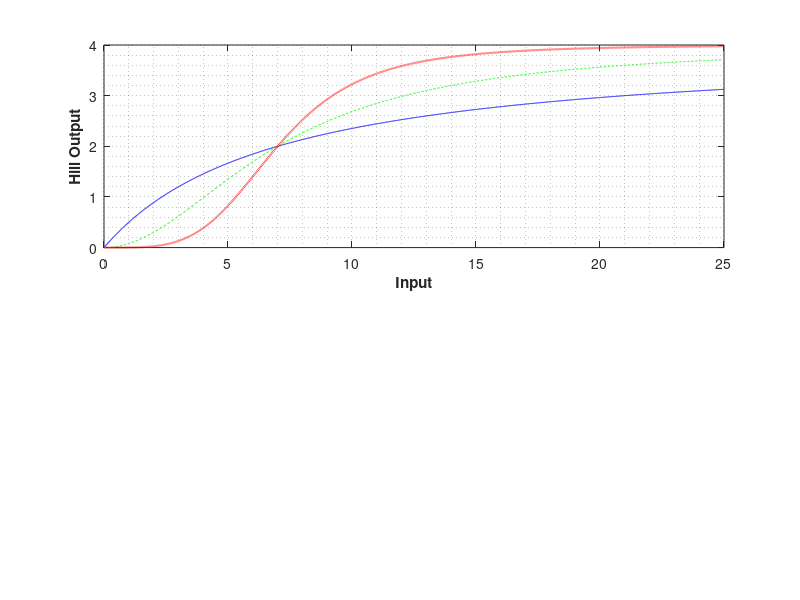

This chart was generated by the following MATLAB code:
% STARTER: Hill function curves:
u = [0 : 0.01 : 25];  ur = [0 : 1 : 25];  % Input ranges - may need to change
% Parameters, CAN CHANGE:
%kmax1 = 4.0;   ks1 = 7.0;   n1 = 1;    % Params for Rising Hill #1 (CAN CHANGE)
%kmax2 = 4.0;   ks2 = 7.0;   n2 = 2;    % Params for Rising Hill #2 (CAN CHANGE)
kmax1 = 4.0;   ks1 = 7.0;   n1 = 1;    % Params for Rising Hill #1 (CAN CHANGE)
kmax2 = 4.0;   ks2 = 7.0;   n2 = 2;    % Params for Rising Hill #2 (CAN CHANGE)
kmax3 = 4.0;   ks3 = 7.0;   n3 = 4;    % Params for Rising Hill #2 (CAN CHANGE)
%kmax1r = 5.0;  ks1r = 4.0;  n1r = 1;   % Params for Falling Hill #1 (CAN CHANGE)
%kmax2r = 10.0; ks2r = 8.0;  n2r = 4;   % Params for Falling Hill #2 (CAN CHANGE)
% Getting curves (using forms, with "by-coefficient" (non-matrix) operations)
y1 = (kmax1.*(u.^n1))./((ks1.^n1) +(u.^n1));  % rising/"activator"
y2 = (kmax2.*(u.^n2))./((ks2.^n2) +(u.^n2));
y3 = (kmax2.*(u.^n3))./((ks3.^n3) +(u.^n3));
%y1r = (kmax1r.*(ks1r.^n1r))./((ks1r.^n1r) +(ur.^n1r));  % falling/"repressor"
%y2r = (kmax2r.*(ks2r.^n2r))./((ks2r.^n2r) +(ur.^n2r));
% Plots:
figure(1); set(1,'Color',[1 1 1]);
subplot(2,1,1);   plot(u,y1,'b-',u,y2,'g--',u,y3,'r:','LineWidth',1.5); grid MINOR; hold on;
  xlabel('Input','FontWeight','bold'); ylabel('Hill Output','FontWeight','bold');
%subplot(2,1,2);   plot(ur,y1r,ur,y2r,'r:','LineWidth',1.5); grid MINOR; hold on;
%  xlabel('Input','FontWeight','bold'); ylabel('Hill Output','FontWeight','bold');
